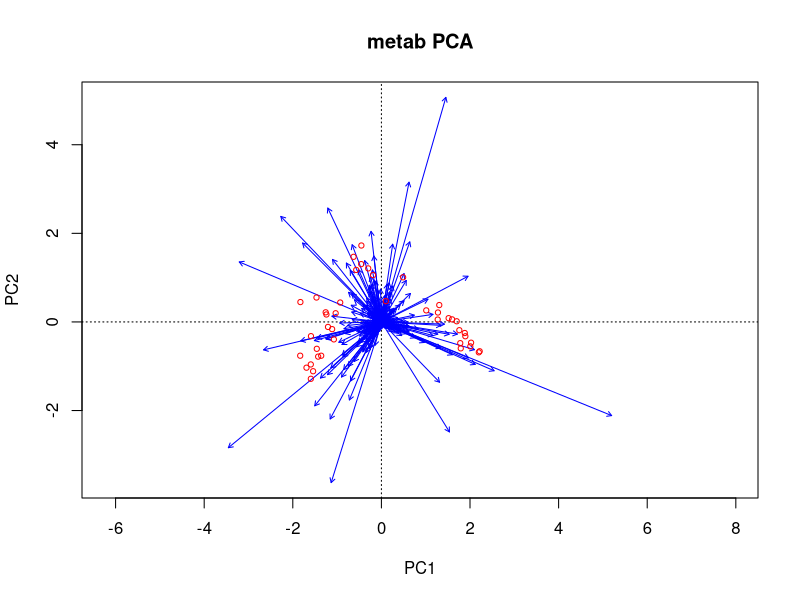
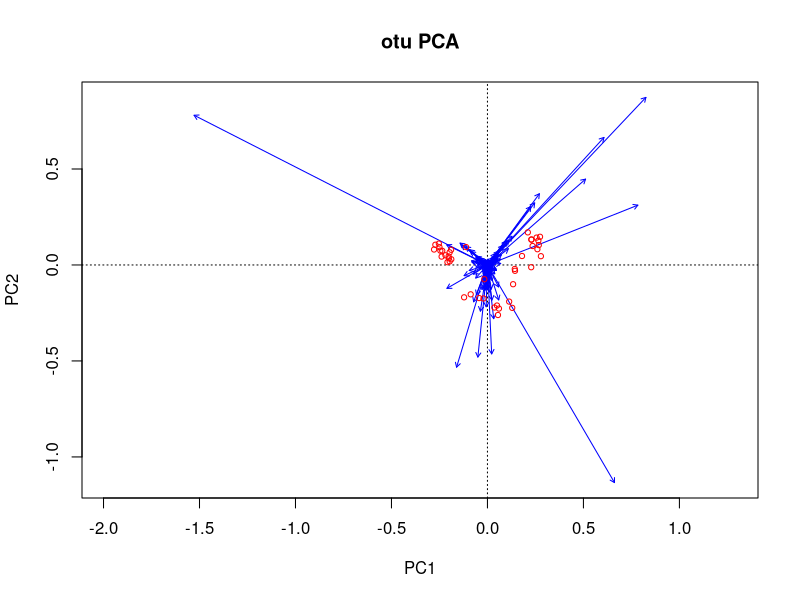
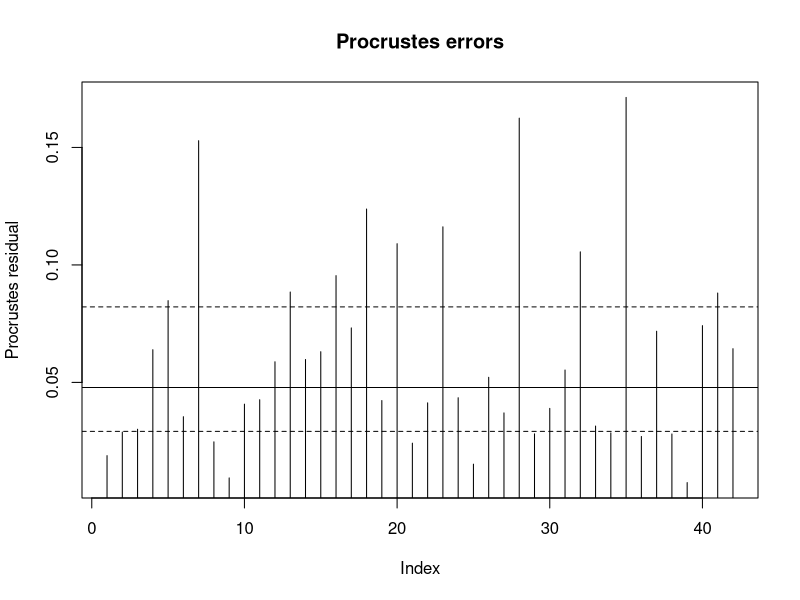
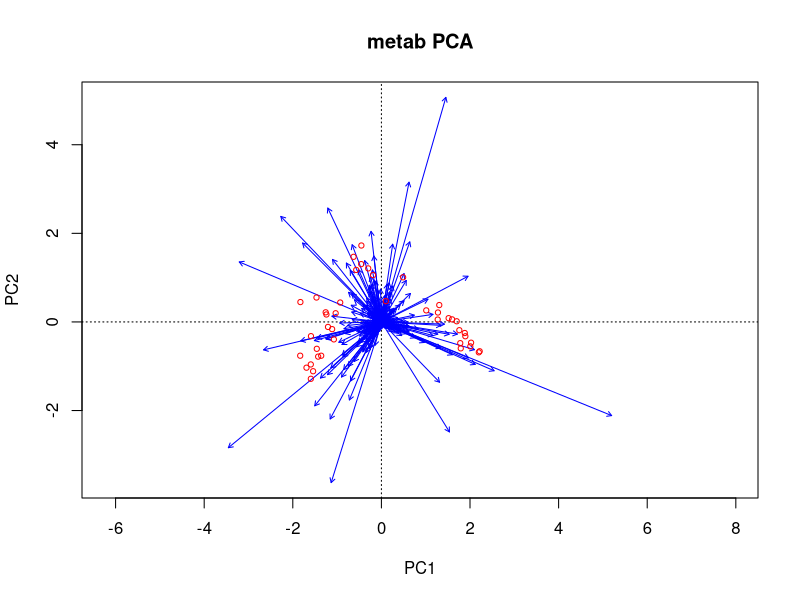
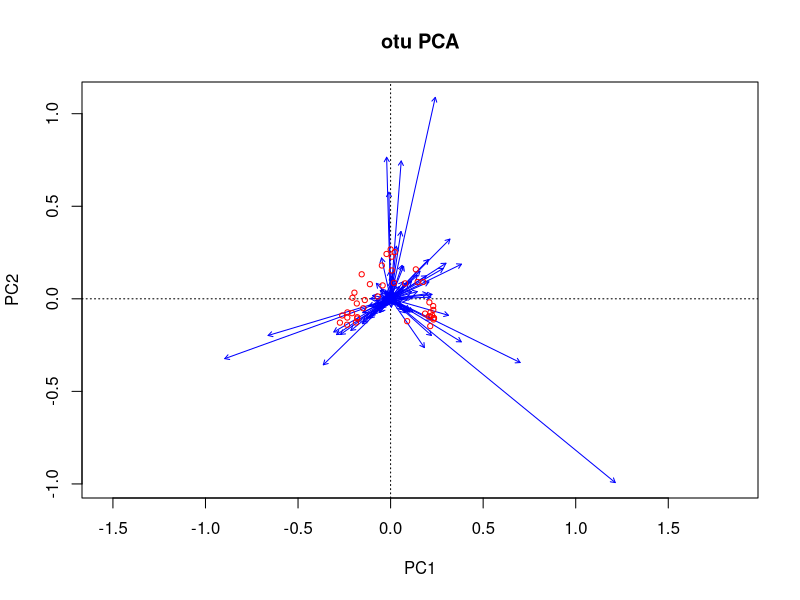
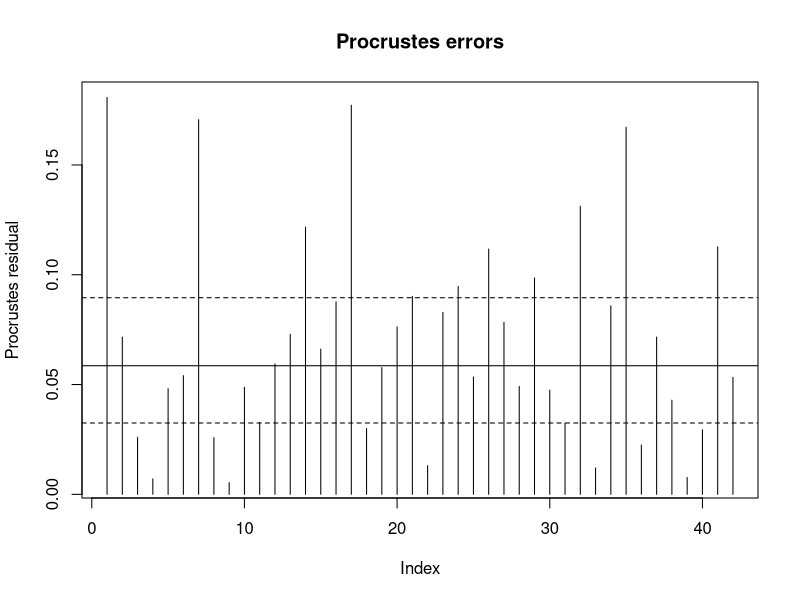
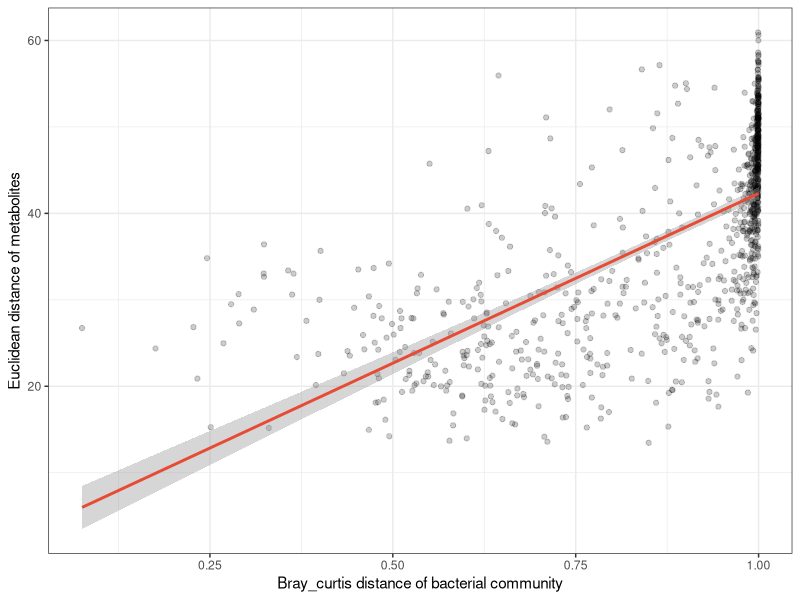
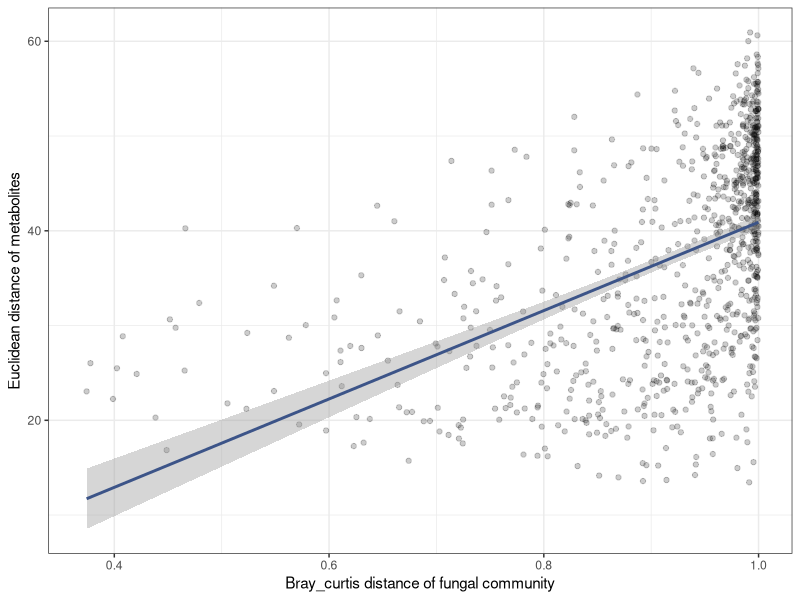

Write R code to recreate these figures, in order.
setwd('E:/abs/Git/Figure5')
library(vegan)


#Figure5A_bacteria
metab<-read.csv('metabolites_normal.csv',row.names=1)
metab_pca<-rda(metab,scale=F)

otu<-read.csv('bac_QMP.csv',row.names=1)
otu<-t(otu)
otu_hel<-decostand(otu,method='hellinger')
otu_pca<-rda(otu_hel,scale=F)

biplot(metab_pca,choices=c(1,2),scaling=1,main='metab PCA',col=c('red','blue'))
biplot(otu_pca,choices=c(1,2),scaling=1,main='otu PCA',col=c('red','blue'))

site_metab<-summary(metab_pca,scaling=1)$site
site_otu<-summary(otu_pca,scaling=1)$site

proc<-procrustes(X=otu_pca,Y=metab_pca,symmetric=TRUE)


names(proc)
head(proc$Yrot)#Procrustes y_lab
head(proc$X)#Procrustes x_lab
proc$ss #M2
proc$rotation 

#Fig.S5_bacteria
plot(proc,kind=2)
residuals(proc)

set.seed(123)
prot<-protest(X=metab_pca,Y=otu_pca,permutations=how(nperm=999))
prot

names(prot)
prot$signif
prot$ss

library(ggplot2)
Y <- cbind(data.frame(proc$Yrot), data.frame(proc$X))
X <- data.frame(proc$rotation)

group <- read.csv('Group.csv',row.names=1)
Y <- cbind(group,Y)
library(RColorBrewer)
mycolor<- brewer.pal(9,"Paired")

#Fig.5A_Bacteria
p <- ggplot(Y) +
geom_point(aes(X1, X2, color = Group), size = 4, shape = 16) +
geom_point(aes(PC1, PC2, color = Group), size = 4, shape = 17) +
scale_color_manual(values =mycolor) +
geom_segment(aes(x = X1, y = X2, xend = PC1, yend = PC2,color=Group), arrow = arrow(length = unit(0.1, 'cm')),
    , size = 0.3) +
theme(panel.grid = element_blank(), panel.background = element_rect(color = 'black', fill = 'transparent'),
    legend.key = element_rect(fill = 'transparent')) +
labs(x = 'Dimension 1', y = 'Dimension 2', color = '') +
geom_vline(xintercept = 0, color = 'gray', linetype = 2, size = 0.3) +
geom_hline(yintercept = 0, color = 'gray', linetype = 2, size = 0.3) +
geom_abline(intercept = 0, slope = X[1,2]/X[1,1], size = 0.3) +
geom_abline(intercept = 0, slope = X[2,2]/X[2,1], size = 0.3) 

#Figure5A_fungi
metab<-read.csv('metabolites_normal.csv',row.names=1)
metab_pca<-rda(metab,scale=F)

otu<-read.csv('fun_QMP.csv',row.names=1)
otu<-t(otu)
otu_hel<-decostand(otu,method='hellinger')
otu_pca<-rda(otu_hel,scale=F)


biplot(metab_pca,choices=c(1,2),scaling=1,main='metab PCA',col=c('red','blue'))
biplot(otu_pca,choices=c(1,2),scaling=1,main='otu PCA',col=c('red','blue'))

site_metab<-summary(metab_pca,scaling=1)$site
site_otu<-summary(otu_pca,scaling=1)$site

proc<-procrustes(X=otu_pca,Y=metab_pca,symmetric=TRUE)


names(proc)
head(proc$Yrot)#Procrustes y_lab
head(proc$X)#Procrustes x_lab
proc$ss #M2
proc$rotation 

#Fig.S5_fungi
plot(proc,kind=2)
residuals(proc)

set.seed(123)
prot<-protest(X=metab_pca,Y=otu_pca,permutations=how(nperm=999))
prot

names(prot)
prot$signif
prot$ss

library(ggplot2)
Y <- cbind(data.frame(proc$Yrot), data.frame(proc$X))
X <- data.frame(proc$rotation)

group <- read.csv('Group.csv',row.names=1)
Y <- cbind(group,Y)
library(RColorBrewer)
mycolor<- brewer.pal(9,"Paired")

#Fig.5A_fungi
p <- ggplot(Y) +
geom_point(aes(X1, X2, color = Group), size = 4, shape = 16) +
geom_point(aes(PC1, PC2, color = Group), size = 4, shape = 17) +
scale_color_manual(values =mycolor) +
geom_segment(aes(x = X1, y = X2, xend = PC1, yend = PC2,color=Group), arrow = arrow(length = unit(0.1, 'cm')),
    , size = 0.3) +
theme(panel.grid = element_blank(), panel.background = element_rect(color = 'black', fill = 'transparent'),
    legend.key = element_rect(fill = 'transparent')) +
labs(x = 'Dimension 1', y = 'Dimension 2', color = '') +
geom_vline(xintercept = 0, color = 'gray', linetype = 2, size = 0.3) +
geom_hline(yintercept = 0, color = 'gray', linetype = 2, size = 0.3) +
geom_abline(intercept = 0, slope = X[1,2]/X[1,1], size = 0.3) +
geom_abline(intercept = 0, slope = X[2,2]/X[2,1], size = 0.3) 

#Figure5B for mantel test
bac<-read.csv('bac_QMP.csv',row.names=1)
bac<-t(bac)
fun<-read.csv('fun_QMP.csv',row.names=1)
fun<-t(fun)
bac_dist<-vegdist(bac,'bray')
fun_dist<-vegdist(fun,'bray')

metab<-read.csv('metabolites_normal.csv',row.names=1)
metab_dist<-dist(metab)

#mantel test
mantel(metab_dist,bac_dist,method='spearman',permutations=999)
mantel(metab_dist,fun_dist,method='spearman',permutations=999)

#partial mantel test
mantel.partial(metab_dist,bac_dist,fun_dist,method='spearman',permutations=999)
mantel.partial(metab_dist,fun_dist,bac_dist,method='spearman',permutations=999)

summary(lm(as.numeric(metab_dist)~as.numeric(bac_dist)))
summary(lm(as.numeric(metab_dist)~as.numeric(fun_dist)))

df1<-data.frame(cbind(as.numeric(metab_dist),as.numeric(bac_dist)))
df2<-data.frame(cbind(as.numeric(metab_dist),as.numeric(fun_dist)))

#Figure5B_bacteria
ggplot(df1, aes(x=X2, y=X1)) +
    geom_point(size = 1.5,alpha=0.2) +    
    geom_smooth(method=lm,color='#E64B35')+
    xlab(paste("Bray_curtis distance of bacterial community", sep = "")) +
    ylab(paste("Euclidean distance of metabolites", sep = "")) +
    theme_bw()

#Figure5B_fungi
ggplot(df2, aes(x=X2, y=X1)) +
    geom_point(size = 1.5,alpha=0.2) +     
    geom_smooth(method=lm,color='#3c5488')+
    scale_x_continuous(limits = c(0.37, 1), breaks = seq(0.4, 1, 0.2))+
    xlab(paste("Bray_curtis distance of fungal community", sep = "")) +
    ylab(paste("Euclidean distance of metabolites", sep = "")) +
    theme_bw()


#Figure5C
#Redundancy analysis
library(vegan)
#select microbial factors significantly correlated to metabolites by RDA
metabo<-read.csv('metabolites_normal.csv',row.names=1)
micro<-read.csv('micro1.csv',row.names=1)
micro<-data.frame(t(micro))

rda<-rda(metabo~.,micro,scale=F)
result=summary(rda)
envsig<-envfit(rda,micro)
envsig

#reperform RDA using selected microbial factors
metabo<-read.csv('metabolites_normal.csv',row.names=1)
micro<-read.csv('micro_select.csv',row.names=1)
micro<-data.frame(t(micro))

rda<-rda(metabo~.,micro,scale=F)
result=summary(rda)

eig_percent<-round(result$eig/sum(result$eig)*100,3)
rda1<-round(rda$CCA$eig[1]/sum(rda$CCA$eig)*100,2)
rda2<-round(rda$CCA$eig[2]/sum(rda$CCA$eig)*100,2)

spe=as.data.frame(result$species[,1:2])*4
head(spe)

sit=as.data.frame(result$sites[,1:2])
head(sit)

env2=as.data.frame(result$biplot[,1:2])*5
head(env2)

envsig<-envfit(rda,micro)
envsig

grp=as.data.frame(c(rep("MS01",6),rep("MS03",6),rep("MS07",6),rep("MS14",6),rep("MS21",6),rep("MS28",6),
rep("MS35",6)))

colnames(grp)="group"

library(RColorBrewer)
library(ggplot2)
library(ggrepel)
mycolor<-brewer.pal(9,"Paired")

p1<-ggplot()+
geom_point(data=sit,aes(RDA1,RDA2,color=grp$group),size=4,alpha=0.6)+
scale_colour_manual(values=mycolor)+
geom_segment(data=env2[1:5,],aes(x=0,y=0,xend=RDA1,yend=RDA2),
arrow=arrow(angle=22.5,length=unit(0.35,"cm"),
type="closed"),linetype=1,size=0.6,colour="#E64B35")+
geom_segment(data=env2[6:10,],aes(x=0,y=0,xend=RDA1,yend=RDA2),
arrow=arrow(angle=22.5,length=unit(0.35,"cm"),
type="closed"),linetype=1,size=0.6,colour="#3C5488")+
geom_text_repel(data=env2,aes(RDA1,RDA2,label=row.names(env2)))+
labs(x="RDA1 (66.22%)",y="RDA2 (12.52%)")+
geom_hline(yintercept=0,linetype=3,size=1)+
geom_vline(xintercept=0,linetype=3,size=1)+
guides(shape=guide_legend(title=NULL,color="black"),
fill=guide_legend(title=NULL))+
theme_bw()+theme(panel.grid=element_blank())


#Figure5D for randomforest indicator
setwd('E:/abs/Git/Figure5/Figure5D')
library(vegan)

rm(list=ls())

#select metabolites significantly correlated to bacterial community 
data<-read.csv('bac_QMP.csv',row.names=1)
data<-t(data)
data<-decostand(data,'hellinger')

pca_result<-prcomp(data,center=T, scale = F)
pc<-pca_result$x

metab<-read.csv('class_normal.csv',row.names=1)

library(randomForest)
set.seed(1)
imp = replicate(100,importance(randomForest(pc[,1]~.,data=metab, ntree=500, proximity=TRUE, importance=TRUE))[,1],simplify=F)

merged_result<-imp[[1]]
for (i in 2:100){
current_list<-imp[[i]]
merged_result<-cbind(merged_result,current_list)
}

VIP_mean<-data.frame(rowMeans(merged_result))
colnames(VIP_mean)[1]<-'VIP'
VIP_mean<-cbind(rownames(VIP_mean),VIP_mean)
bac_VIP_mean<-VIP_mean[order(-VIP_mean$VIP),]
write.csv(bac_VIP_mean[1:20,],'bac_VIP_top20.csv',row.names=T)


#select metabolites significantly correlated to fungal community 
data<-read.csv('fun_QMP.csv',row.names=1)
data<-t(data)
data<-decostand(data,'hellinger')

pca_result<-prcomp(data, center=T,scale = F)
pc<-pca_result$x

metab<-read.csv('class_normal.csv',row.names=1)

library(randomForest)
set.seed(1)
imp = replicate(100,importance(randomForest(pc[,1]~.,data=metab, ntree=500, proximity=TRUE, importance=TRUE))[,1],simplify=F)

merged_result<-imp[[1]]
for (i in 2:100){
current_list<-imp[[i]]
merged_result<-cbind(merged_result,current_list)
}

VIP_mean<-data.frame(rowMeans(merged_result))
colnames(VIP_mean)[1]<-'VIP'
VIP_mean<-cbind(rownames(VIP_mean),VIP_mean)
fun_VIP_mean<-VIP_mean[order(-VIP_mean$VIP),]
write.csv(fun_VIP_mean[1:20,],'fun_VIP_top20.csv',row.names=T)

#select the intersection of metabolites most relevant (top 20) to bacteria and fungi
inter<-intersect(x=bac_VIP_mean[1:20,1],y=fun_VIP_mean[1:20,1])
write.csv(inter,'inter.csv',row.names=T)


#Manually convert 'bac_VIP_top20.csv', 'fun_VIP_top20.csv','inter.csv' to facilitate drawing the graph

library(ggplot2)
library(tidyr)
library(dplyr)

hd1<-read.csv('bac_VIP_top20_trans.csv',row.names=1)
hd1$ID<-factor(hd1$ID,levels=rev(unique(hd1$ID)),ordered=T)

p1<-ggplot(hd1,aes(-IncMSE,ID))+
geom_col(fill='#7EB4C6',width=0.7)+
labs(x="%IncMSE",y="")+
scale_x_continuous(position="bottom",
expand=expansion(add=c(0.2,0.2)),
limits=c(-10,0),
breaks=c(-10,-5,0),
label=c("10","5","0"))+
scale_y_discrete(position="right")+
theme(axis.text=element_text(size=13))+
theme(panel.grid.minor.x=element_blank(),
plot.title=element_text(hjust=0.5),
axis.title.x=element_text(size=13),
panel.background=element_blank(),
legend.position="none")


hd2<-read.csv('fun_VIP_top20_trans.csv',row.names=1)
hd2$ID<-factor(hd2$ID,levels=rev(unique(hd2$ID)),ordered=T)

p2<-ggplot(hd2,aes(IncMSE,ID))+
geom_col(fill='#AD93B8',width=0.7)+
labs(x="%IncMSE",y="")+
scale_x_continuous(position="bottom",
expand=expansion(add=c(0.2,0.2)),
limits=c(0,11),
breaks=c(0,5,10),
label=c("0","5","10"))+
scale_y_discrete(position="left")+
theme(axis.text=element_text(size=13))+
theme(panel.grid.minor.x=element_blank(),
plot.title=element_text(hjust=0.5),
axis.title.x=element_text(size=13),
panel.background=element_blank(),
legend.position="none")

net<-read.csv('inter_trans.csv',row.names=1)

h1<-hd1$ID
sou<-net$Source
y1<-NULL
for(i in sou){
ys<-which(h1==i)
y1<-c(y1,ys)
}
net_y1<-length(h1)+1-y1

h2<-hd2$ID
tar<-net$Target
y2<-NULL
for(i in tar){
yt<-which(h2==i)
y2<-c(y2,yt)
}
net_y2<-length(h2)+1-y2


x1<-rep(2,length(tar))
x2<-rep(3,length(sou))

df<-data.frame(sou,x1,net_y1,tar,x2,net_y2)
df

n=length(hd1$ID)

p_mid<-ggplot(df)+geom_segment(aes(x1,net_y1,xend=x2,yend=net_y2),
size=0.5,color="red")+
geom_point(aes(x=x1,y=net_y1),size=3.5,
fill="#7EB4C6",
color="#7EB4C6",
stroke=1,
shape=21)+
geom_point(aes(x=x2,y=net_y2),size=3.5,
fill="#AD93B8",
color="#AD93B8",
stroke=1,
shape=21)+
scale_y_continuous(limits=c(1,n),expand=expansion(add=c(0.5,0.7)))+
scale_x_continuous(expand=expansion(0,0.1))+
theme_void()
p_mid

library(patchwork)
p1+p_mid+p2




